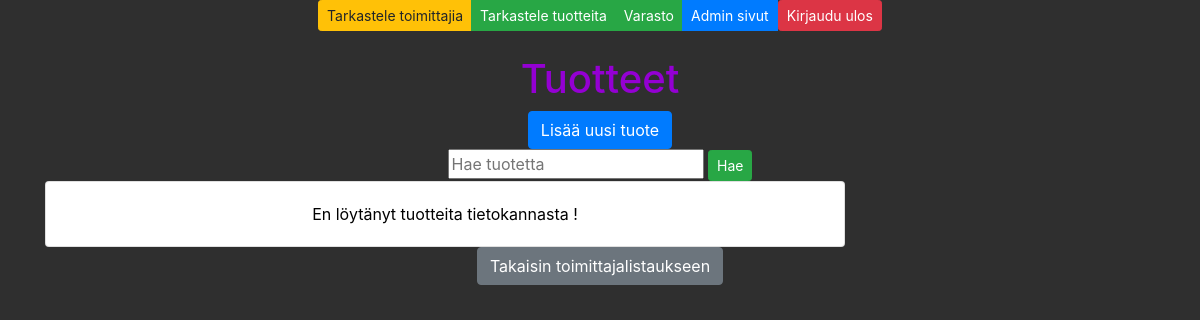
/tuotteet/ (signed in), run on an earlier commit of the app's database.
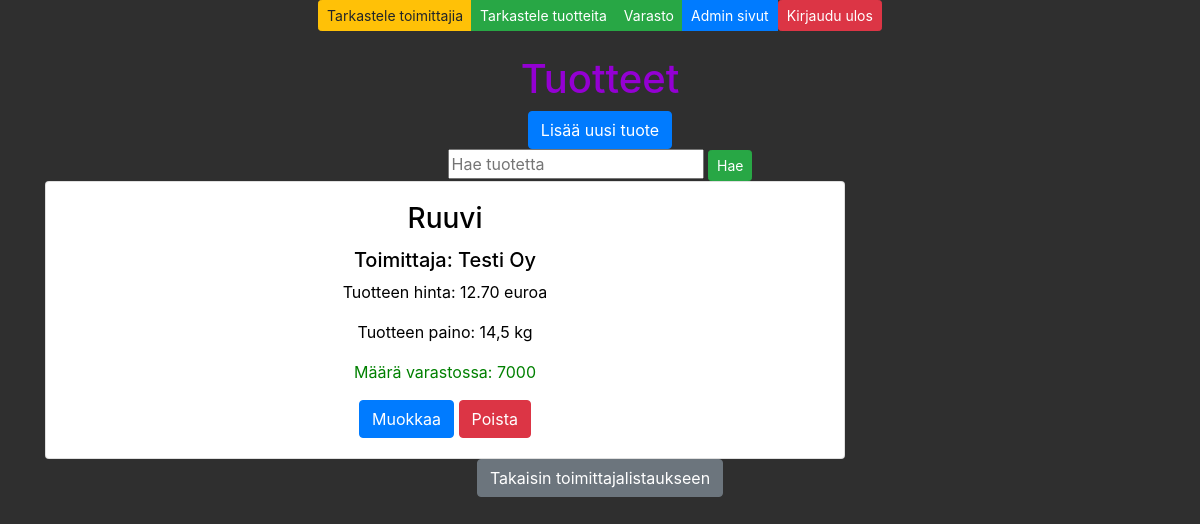
And on a later commit of the database.
### app/models.py (models this page shows, shortened)
class Tuote(models.Model):
    tuotenimi = models.CharField(max_length = 20, default = "tuotenimi")
    painoperkappale = models.CharField(max_length = 20, default = 3)
    kappalehinta = models.DecimalField(max_digits=8, decimal_places=2, default=1.00)
    tuotteitavarastossa = models.IntegerField(default = 3)
    toimittaja = models.ForeignKey(Toimittaja, on_delete=models.CASCADE, default=1)  # Oletusarvo lisätty tähän

class Toimittaja(models.Model):
    yritysnimi = models.CharField(max_length = 50, default="yritysnimi")
    yhteyshenkilö = models.CharField(max_length = 50, default="yhteyshenkilö")
    osoite = models.CharField(max_length = 100, default="osoite")
    puhelin = models.CharField(max_length = 20, default="puhelin")
    sähköposti = models.CharField(max_length = 50, default="sähköposti")
    maa = models.CharField(max_length = 50, default="maa")

### app/views.py (the view)
# urls.py: path('tuotteet/', tuotelistaview),
def tuotelistaview(request):
    if not request.user.is_authenticated: # Tarkistaa, onko käyttäjä kirjautunut sisään
        return render(request, 'loginpage.html') # Vie kirjautumissivulle, jos käyttäjä ei ole kirjautunut
    else:
        tuotelista = Tuote.objects.all() # Hakee kaikki Tuote-taulun tiedot tietokannasta
        toimittajalista = Toimittaja.objects.all() # Hakee kaikki Toimittaja-taulun tiedot
        context = {'tuotteet': tuotelista, 'toimittajat': toimittajalista} # Lisää tiedot kontekstiin
        return render (request,"tuotelista.html",context) # Näyttää tuotelistausmallin

### app/templates/tuotelista.html (shortened to what this page needs)
{% extends 'index.html' %}
{% block content %}
<br />
<br />
<h1>Tuotteet</h1>
<a onclick="showaddform()" class="btn btn-primary">Lisää uusi tuote</a>
<form method="post" action="/etsi-tuote/">
    <input class="card-text" type="text" placeholder="Hae tuotetta" name="search">
    <input type="submit" value="Hae" class="btn btn-success btn-sm">
</form>
{% for p in tuotteet %}
<div class="card" style="width: 50rem;">
    <div class="card-body">
        <h3 class="card-title">{{ p.tuotenimi }}</h3>
        <h5 class="card-text">Toimittaja: {{ p.toimittaja.yritysnimi }}</h5>
        <p class="card-text">Tuotteen hinta: {{ p.kappalehinta }} euroa</p>
        <p class="card-text">Tuotteen paino: {{ p.painoperkappale }}</p>
        <p class="card-text" style="color: green;">Määrä varastossa: {{ p.tuotteitavarastossa }}</p>
        <a href="/edit-tuote-get/{{ p.id }}/" class="btn btn-primary">Muokkaa</a>
        <a href="/vahvista-tuote-poisto/{{ p.id }}/" class="btn btn-danger">Poista</a>
    </div>
</div>
{% empty %}
<div class="card" style="width: 50rem;">
    <div class="card-body">
        <p class="card-text">En löytänyt tuotteita tietokannasta ! </p>
    </div>
</div>
{%endfor%}
<a href="/toimittajat/" class="btn btn-secondary">Takaisin toimittajalistaukseen</a>
{% endblock %}

What changed in the data, as far as the page shows it:
added Tuote: tuotenimi "Ruuvi", toimittaja.yritysnimi "Testi Oy", kappalehinta "12.70", painoperkappale "14,5 kg", tuotteitavarastossa "7000"
Also different on the page:
text no longer shown: "En löytänyt tuotteita tietokannasta !"
